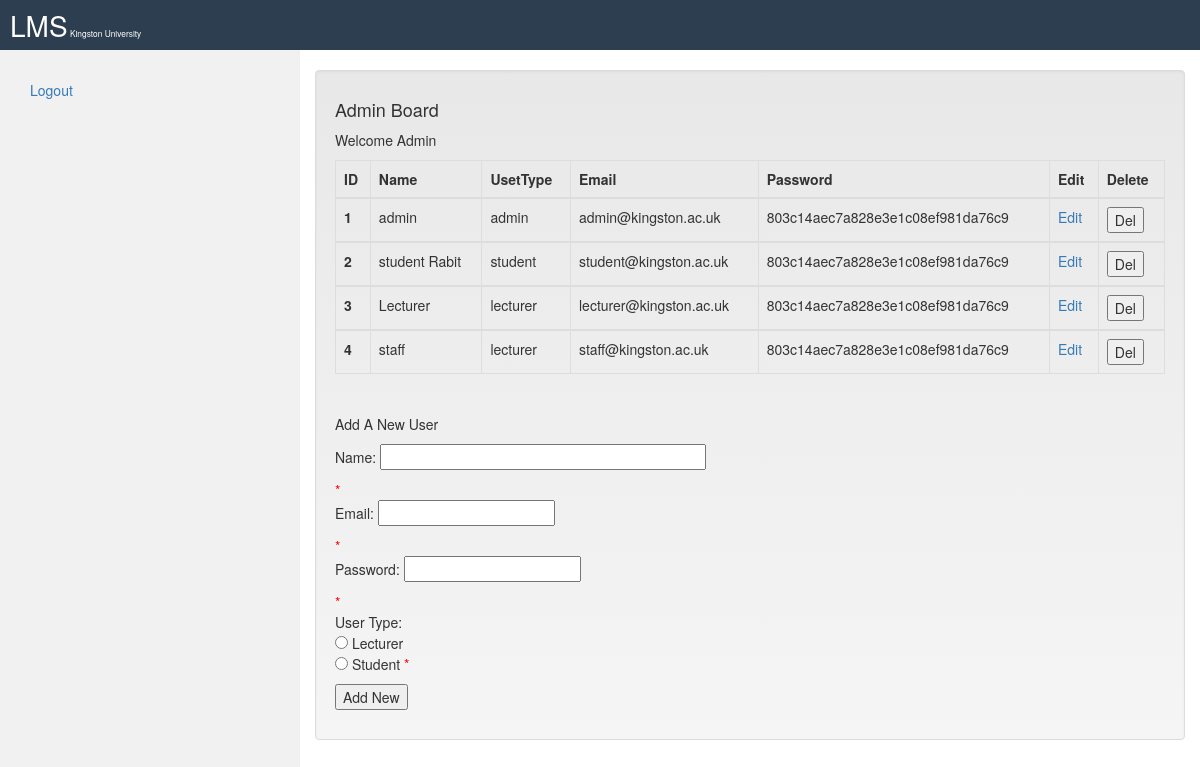
/Web/k1429795/www/populateuser.php (signed in), run on the app's committed database.
### tables this page shows
CREATE TABLE IF NOT EXISTS `users` (
  `id` int(11) NOT NULL auto_increment,
  `name` varchar(75) NOT NULL,
  `email` varchar(28) NOT NULL,
  `password` varchar(255) NOT NULL,
  `usertype` varchar(28) NOT NULL,
  PRIMARY KEY  (`id`)
);

### Web/k1429795/www/populateuser.php (the view, shortened to what this page needs)
<?php
if (isset($_SESSION["admin"])){
echo ('
<!DOCTYPE html>
<html lang="en">
<head>
  <title>Kingston University</title>
  <meta charset="utf-8">
  <meta name="viewport" content="width=device-width, initial-scale=1">
  <link rel="stylesheet" href="http://maxcdn.bootstrapcdn.com/bootstrap/3.3.6/css/bootstrap.min.css">
  <script src="https://ajax.googleapis.com/ajax/libs/jquery/1.12.0/jquery.min.js"></script>
  <script src="http://maxcdn.bootstrapcdn.com/bootstrap/3.3.6/js/bootstrap.min.js"></script>
  <link rel="stylesheet" type="text/css" href="css/style.css">
<link rel="stylesheet" href="https://maxcdn.bootstrapcdn.com/bootstrap/3.3.6/css/bootstrap.min.css">
<link rel="stylesheet" href="https://maxcdn.bootstrapcdn.com/bootstrap/3.3.6/css/bootstrap-theme.min.css">
<script src="https://maxcdn.bootstrapcdn.com/bootstrap/3.3.6/js/bootstrap.min.js"></script>
</head>
<style>
.error {color :#FF0000;}
</style>
<body>
    <div id="header">
        <div class="logo"><a href="populateuser.php">LMS<span>  Kingston University</span></a></div>
    </div>
	<nav class="navbar navbar-inverse visible-xs">
  <div class="container-fluid">
    <div class="navbar-header">
      <button type="button" class="navbar-toggle" data-toggle="collapse" data-target="#myNavbar">
        <span class="icon-bar"></span>
        <span class="icon-bar"></span>
        <span class="icon-bar"></span>
      </button>
      <a class="navbar-brand" href="#">Menu</a>
    </div>
    <div class="collapse navbar-collapse" id="myNavbar">
      <ul class="nav navbar-nav">
        <li><a href="logout.php">Logout</a></li>
      </ul>
    </div>
  </div>
</nav>
<div class="container-fluid">
  <div class="row content">
    <div class="col-sm-3 sidenav hidden-xs">
	<br>
      <ul class="nav nav-pills nav-stacked">
        <li><a href="logout.php">Logout</a></li>
      </ul><br>
    </div>
    <br>');
require_once "connection.php";
if($_SESSION['id']==1){
	$emailErr = $passwordErr = $nameErr= $usertypeErr = "";
echo ('<div class="col-sm-9">
      <div class="well">
        <h4>Admin Board</h4>
        <p>Welcome Admin</p>');
 echo '
 <div class="table-responsive">
 <table class="table table-bordered">
	<thead>
	<tr>
	<th>ID</th>
	<th>Name</th>
	<th>UsetType</th>
	<th>Email</th>
	<th>Password</th>
	<th>Edit</th>
	<th>Delete</th>
	</tr>
	</thead>
';
$stmt = $pdo->query("SELECT name, email, password, id, usertype FROM users");
while ( $row = $stmt->fetch(PDO::FETCH_ASSOC) ) {
echo '	<tbody>
	<tr>
	<th scope="row">';
	echo htmlentities($row["id"]);
	echo '<td>';
	echo htmlentities($row["name"]);
	echo '<td>';
	echo htmlentities($row["usertype"]);
	echo '</td><td>';
	echo htmlentities($row["email"]);
	echo '</td><td>';
	echo htmlentities($row["password"]);
	echo '</td><td>';
    echo ('<a href="edit.php?id='.htmlentities($row['id']).'">Edit</a>');
	echo '</td><td>';
	echo('<form method="post"><input type="hidden" ');
    echo('<input type="submit" value="Del" name="delete">');
    echo("</form>");
	echo('</tr>');
		echo ('</tr></tbody></ttable></div>');
		}
echo('
</table>
<br>
<p>Add A New User</p>
<form method="post">
<p>Name:
<input type="text" name="name" size="40"></p>
 <span class="error">*'.$nameErr.'</span>
<p>Email:
<input type="text" name="email"></p>
 <span class="error">*'.$emailErr.'</span>
<p>Password:
<input type="password" name="password"></p>
 <span class="error">*'.$passwordErr.'</span>
<p>User Type:<br>
<input type="radio" name="usertype" value="lecturer">
Lecturer<br>
<input type="radio" name="usertype" value="student">
Student
<span class="error">*'.$usertypeErr.'</span>
<p><input type="submit" value="Add New"/></p>
</form>
<p>
  </div>
      </div>
</body>
</head>');
}}else {
		header('Location: index.php');
	return;
}
?>

### Web/k1429795/www/css/style.css (style rules this page uses)
.row.content { height: 767px; }
.sidenav { background-color: #f1f1f1; height: 100%; }
div#header { width: 100%; height: 50px; background-color: #2c3e50; margin: 0 auto; }
.logo { float: left; margin-top: 5px; margin-left: 10px; }
.logo a { font-size: 2em; color: #fff; }
.logo a span { font-weight: 300; font-size: 0.3em; }

### Web/k1429795/www/populateuser.php (style rules this page uses)
.error { color :#FF0000; }

### data on the page
users: id "1", name "admin", usertype "admin", email "admin@kingston.ac.uk", password "803c14aec7a828e3e1c08ef981da76c9"
users: id "2", name "student Rabit", usertype "student", email "student@kingston.ac.uk", password "803c14aec7a828e3e1c08ef981da76c9"
users: id "3", name "Lecturer", usertype "lecturer", email "lecturer@kingston.ac.uk", password "803c14aec7a828e3e1c08ef981da76c9"
users: id "4", name "staff", usertype "lecturer", email "staff@kingston.ac.uk", password "803c14aec7a828e3e1c08ef981da76c9"
